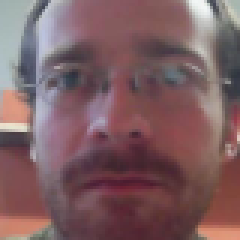
#> input picture data/target_dev/m431_01_p01_i0_0.png, 80 x 80 px (shown 3 times larger); its folder holds 4 pictures in this run
$ python main.py   (older library calls are emulated)
#> lines starting #> are read from the running program, lines starting #| are printed output that depends on the picture
#> (reads train/v1.npy from the repository)
#> (reads train/v2.npy from the repository)
#> (reads train/v3.npy from the repository)
#> (reads train/w1.npy from the repository)
### img_reader.py
#!/usr/bin/env python3

import matplotlib.pyplot as plt
import scipy.linalg
import numpy as np
from scipy import misc
import matplotlib.pyplot as plt # import
from sklearn.decomposition import PCA
import matplotlib.cm as cm
from glob import glob
from numpy.random import randint
from ikrlib import rand_gauss, plot2dfun, gellipse, logpdf_gauss, train_gauss, train_gmm, logpdf_gmm, logistic_sigmoid

import os

from numpy import array
from numpy import mean
from numpy import cov
from numpy.linalg import eig


def weightedAverage(pixel):
    """ Truns pixel to greyscale. """
    return 0.299*pixel[0] + 0.587*pixel[1] + 0.114*pixel[2]


def getFeatures(target_name):
    """ Reads features from the given directory name. """
#> called with target_name = 'data/target_dev/'
    result_array = np.array([])
    names = []
    f_count = 0
    for f in glob(target_name + '/*.png'):
        image = misc.imread(f)
#> image is the input picture: shape (80, 80, 3); mean R, G, B 125.5, 94.5, 98.3
        grey = np.zeros((image.shape[0], image.shape[1]))
        for rownum in range(len(image)):
            for colnum in range(len(image[rownum])):
                grey[rownum][colnum] = weightedAverage(image[rownum][colnum])
#> this loop made 80 passes
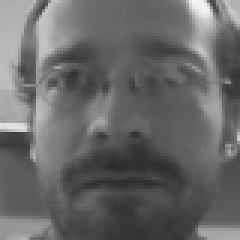
#> grey: shape (80, 80) float64 (shown 3 times larger); min 44.81, max 244.7, mean 104.2
        #edges = filter.sobel(grey)
        name = '.'.join(f.split('.')[:-1])
        name = name.split(os.sep)[-1]
#> name = 'm431_01_p01_i0_0'
        names.append(name)
        result_array = np.append(result_array, grey)
#> result_array = 6400 values, max 244.7 at index 65, min 44.81 at index 4841, mean 104.2
        f_count += 1
#> pass 2 of the loop in getFeatures, `for f in glob(target_name + '/*.png'):`:
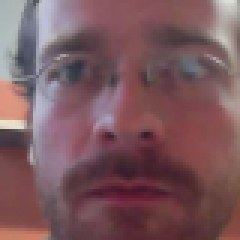
#> input picture data/target_dev/m431_01_p02_i0_0.png, 80 x 80 px (shown 3 times larger)
#> in getFeatures, image is the input picture: shape (80, 80, 3); mean R, G, B 122.7, 88.3, 93.9
#> the loop in getFeatures, `for rownum in range(len(image)):` made 80 passes
#> after the loop in getFeatures, `for rownum in range(len(image)):`:
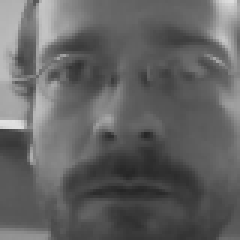
#> grey: shape (80, 80) float64 (shown 3 times larger); min 37.98, max 225.8, mean 99.2
#> name = 'm431_01_p02_i0_0'
#> result_array = 12800 values, max 244.7 at index 65, min 37.98 at index 11480, mean 101.7
#> pass 3 of the loop in getFeatures, `for f in glob(target_name + '/*.png'):`:
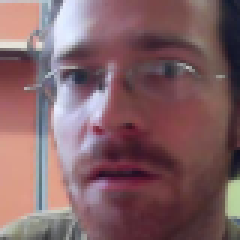
#> input picture data/target_dev/m431_02_p02_i0_0.png, 80 x 80 px (shown 3 times larger)
#> in getFeatures, image is the input picture: shape (80, 80, 3); mean R, G, B 129.6, 97.5, 101.9
#> after the loop in getFeatures, `for rownum in range(len(image)):`:
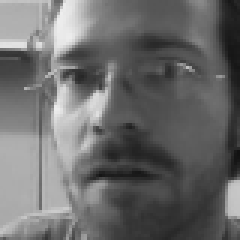
#> grey: shape (80, 80) float64 (shown 3 times larger); min 18.12, max 238.1, mean 107.6
#> name = 'm431_02_p02_i0_0'
#> result_array = 19200 values, max 244.7 at index 65, min 18.12 at index 16959, mean 103.7
#> the loop made 4 passes; the first 3 are shown

    result_array = result_array.reshape(f_count,6400)
    return result_array, names

# [2 lines that do not run on import are left out]

### img_trainGMM.py
import numpy as np
from numpy import array
from numpy import mean
from numpy import cov
from numpy.linalg import eig
import scipy.linalg
from ikrlib import gellipse, logpdf_gauss, train_gauss, train_gmm, logpdf_gmm
import matplotlib.pyplot as plt
from numpy.random import randint

RANGE = 30

def transformData(data, v, transform=True):
    """
    Transforms given data using v.
    """
    D = data
    M = mean(D.T, axis=1)

    data = np.vstack((data - M).dot(v))
    if (transform):
        for i in range(data.shape[0]):
            data[i][0], data[i][1] = data[i][1], data[i][0]

    return data

# [227 lines left out: functions getVectors, getGauss, multByVectors, getScore, not called in this run]


# [2 lines that do not run on import are left out]

### main.py
#!/usr/bin/env python3

import img_reader as img
import img_trainGMM as trainLib
import snd_trainGMM as snd
import numpy as np
import matplotlib.pyplot as plt
import sys
import os

from ikrlib import gellipse

from operator import add

TARGET_DEV = 'data/target_dev/'
NONTARGET_DEV = 'data/non_target_dev'
TARGET_TRAIN = 'data/target_train'
NONTARGET_TRAIN = 'data/non_target_train'

# True  - real data from data/eval/ are used
# False - test data from data/[non_]target_dev are used
REALDATA = False

# train, or classify
train = False
# show the diagrams
show = False

# [4 lines left out: function CheckEmpty, not called in this run]

def main():
    global train
    global show
    # --train
    if len(sys.argv) == 2 and sys.argv[1] == '--train':
        train = True
        getSoundScore()
        getImageScore()
    elif len(sys.argv) == 2 and sys.argv[1] == "--show":
        show = False
        getSoundScore()
        getImageScore()
    # no argument
    elif len(sys.argv) == 1:
        fusion()
    # bad arguments
    else:
        print('Usage: ./main [--train]', file=sys.stderr)
        exit()

# [71 lines left out: function getSoundScore, not called in this run]


def getImageScore():
    """ Counts image score. """
    global t, REALDATA, train, show

    # [7 lines left out: function showData, not called in this run]


    # training
    if train:
        target, target_names = img.getFeatures(TARGET_TRAIN)
        nonetarget, nonetarget_names = img.getFeatures(NONTARGET_TRAIN)

        v1, v2, v3 = train.getVectors(target, nonetarget)

        # # save train data
        tdir = 'train'+os.sep
        if not os.path.exists(tdir):
            os.makedirs(tdir)
        np.save(tdir+'v1.npy',v1)
        np.save(tdir+'v2.npy',v2)
        np.save(tdir+'v3.npy',v3)
        w, m, c = train.getGauss(target, nonetarget, v1, v2, v3, test_target, test_nonetarget)
        np.save(tdir+'w1.npy',w[0])
        np.save(tdir+'m1.npy',m[0])
        np.save(tdir+'c1.npy',c[0])
        np.save(tdir+'w2.npy',w[1])
        np.save(tdir+'m2.npy',m[1])
        np.save(tdir+'c2.npy',c[1])
        np.save(tdir+'w3.npy',w[2])
        np.save(tdir+'m3.npy',m[2])
        np.save(tdir+'c3.npy',c[2])
        exit()


    # classify
    tdir = 'train'+os.sep
    if not os.path.exists(tdir):
        raise IOError('no train directory')
    # load
    v1 = np.load(tdir+'v1.npy')
    v2 = np.load(tdir+'v2.npy')
    v3 = np.load(tdir+'v3.npy')
    w1 = np.load(tdir+'w1.npy')
    m1 = np.load(tdir+'m1.npy')
    c1 = np.load(tdir+'c1.npy')
    w2 = np.load(tdir+'w2.npy')
    m2 = np.load(tdir+'m2.npy')
    c2 = np.load(tdir+'c2.npy')
    w3 = np.load(tdir+'w3.npy')
    m3 = np.load(tdir+'m3.npy')
    c3 = np.load(tdir+'c3.npy')
    ww=[w1,w2,w3]  # Weights of first 3 feature vectors
    mm=[m1,m2,m3]  # Means
    cc=[c1,c2,c3]  # Covariance matrixes

    # real data
    if REALDATA:
        # load
        loc = 'data'+os.sep+'eval'
        test, test_names = img.getFeatures(loc)
        CheckEmpty(len(test) == 0, 'eval')
        # score
        score1_test = trainLib.getScore(test, ww[0], mm[0], cc[0], v1)
        score2_test = trainLib.getScore(test, ww[1], mm[1], cc[1], v2)
        score3_test = trainLib.getScore(test, ww[2], mm[2], cc[2], v3)
        score = {}
        for i,key in enumerate(test_names):
            score[key] = score1_test[i] + score2_test[i] + score3_test[i] + 58
        return score

    # cross validation
    else:
        test_target, test_target_names = img.getFeatures(TARGET_DEV)
        test_nonetarget, test_nonetarget_names = img.getFeatures(NONTARGET_DEV)

        # transform data
        ttar = trainLib.transformData(test_target,v1, False)
        tntar = trainLib.transformData(test_nonetarget,v1, False)
        showData(np.vstack([ttar]), np.vstack([tntar]), 'First two vectors', ww[0], mm[0], cc[0])
        ttar = trainLib.transformData(test_target,v2, False)
        tntar = trainLib.transformData(test_nonetarget,v2, False)
        showData(np.vstack([ttar]), np.vstack([tntar]), 'Second two vectors', ww[1], mm[1], cc[1])
        ttar = trainLib.transformData(test_target,v3, False)
        tntar = trainLib.transformData(test_nonetarget,v3, False)
        showData(np.vstack([ttar]), np.vstack([tntar]), 'Third two vectors', ww[1], mm[1], cc[1])

        # count score
        score1_test_target = trainLib.getScore(test_target, ww[0], mm[0], cc[0], v1)
        score1_test_nonetarget = trainLib.getScore(test_nonetarget, ww[0], mm[0], cc[0], v1)
        score2_test_target = trainLib.getScore(test_target, ww[1], mm[1], cc[1], v2)
        score2_test_nonetarget = trainLib.getScore(test_nonetarget, ww[1], mm[1], cc[1], v2)
        score3_test_target = trainLib.getScore(test_target, ww[2], mm[2], cc[2], v3)
        score3_test_nonetarget = trainLib.getScore(test_nonetarget, ww[2], mm[2], cc[2], v3)

        # merge score
        score_test_target = list(map(add, score1_test_target, score2_test_target))
        score_test_target = list(map(add, score_test_target, score3_test_target))
        score_test_nonetarget = list(map(add, score1_test_nonetarget, score2_test_nonetarget))
        score_test_nonetarget = list(map(add, score_test_nonetarget, score3_test_nonetarget))
        score_test_target       = [v + 58 for v in score_test_target]
        score_test_nonetarget   = [v + 58 for v in score_test_nonetarget]
        dic = dict(zip(test_target_names, score_test_target))
        dic = {**dic ,**dict(zip(test_nonetarget_names, score_test_nonetarget))}
        return dic

def fusion():
    """
    Fuses image score and sound score and makes hard decision.
    """

    imgSc = getImageScore()
    with open("image-results.txt", "w") as fus_file:
        for file in sorted(imgSc.keys()):
            fus_file.write("{name} {res_sum} {fus_res}\n".format(
                    name=file, res_sum=float(imgSc[file]), fus_res=int(float(imgSc[file]) > 0)))

    soundSc = getSoundScore()
    with open("sound-results.txt", "w") as fus_file:
        for file in sorted(soundSc.keys()):
            fus_file.write("{name} {res_sum} {fus_res}\n".format(
                    name=file, res_sum=float(soundSc[file]), fus_res=int(float(soundSc[file]) > 0)))

    assert(len(imgSc) == len(soundSc))
    res = {}
    for k in imgSc.keys():
        res[k] = imgSc[k] + soundSc[k]


    with open("results.txt", "w") as fus_file:
        for file in res.keys():
            fus_file.write("{name} {res_sum} {fus_res}\n".format(
                    name=file, res_sum=float(res[file]), fus_res=int(float(res[file]) > 0)))
    exit()

    # fusion
    border = 10
    mean1 = sum(map(abs, soundSc.values())) / len(soundSc)
    mean2 = sum(map(abs, imgSc.values()))   / len(imgSc)
    norm = mean1 / mean2
    result = {k: [v1*norm, imgSc[k]] for k, v1 in soundSc.items()}
    with open("results.txt", "w") as fus_file:
        for file, results in result.items():
            # Calculation
            res_sum = results[0] + results[1]
            # output
            print("File: - {}\nSound {}\tImage {}\tScore {}".format(file, soundSc[file], imgSc[file], res_sum))
            fus_file.write("{name} {res_sum} {fus_res}\n".format(
                name=file, res_sum=res_sum, fus_res=int(res_sum > 0)))


if __name__ == '__main__':
#> (the run stopped early here; a loop or call above may not have finished)
